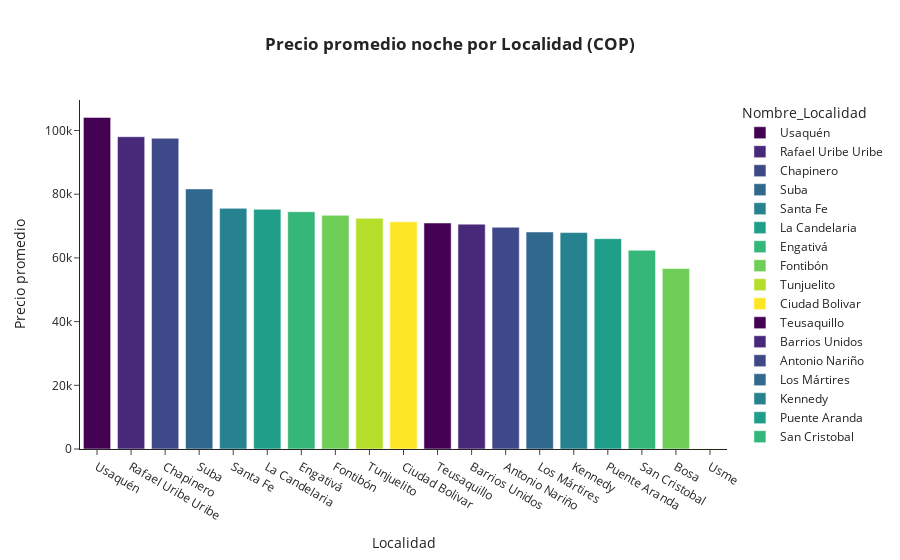

The code cell stored with this chart in its notebook:
### Code cell
# crear dataset
base2 = base1.groupby(['Nombre_Localidad'])[['Average Daily Rate (Native)']].mean().sort_values('Average Daily Rate (Native)', ascending = False).reset_index()

# crear gráfica
fig = px.bar(base2, x = 'Nombre_Localidad', y='Average Daily Rate (Native)', color='Nombre_Localidad',
             title= '<b>Precio promedio noche por Localidad (COP)<b>',
             color_discrete_sequence=px.colors.sequential.Viridis)

# agregar detalles a la gráfica
fig.update_layout(
    xaxis_title = 'Localidad',
    yaxis_title = 'Precio promedio',
    template = 'simple_white',
    title_x = 0.5)

fig.show()

### Figure 1 — Plotly figure (JSON) as saved in the notebook; plotly's stock layout.template omitted (floating-point values rounded to 4 significant figures)
{"data": [{"alignmentgroup": "True", "hovertemplate": "Nombre_Localidad=%{x}<br>Average Daily Rate (Native)=%{y}<extra></extra>", "legendgroup": "Usaquén", "marker": {"color": "#440154", "pattern": {"shape": ""}}, "name": "Usaquén", "offsetgroup": "Usaquén", "orientation": "v", "showlegend": true, "textposition": "auto", "type": "bar", "x": ["Usaquén"], "xaxis": "x", "y": [104100.0], "yaxis": "y"}, {"alignmentgroup": "True", "hovertemplate": "Nombre_Localidad=%{x}<br>Average Daily Rate (Native)=%{y}<extra></extra>", "legendgroup": "Rafael Uribe Uribe", "marker": {"color": "#482878", "pattern": {"shape": ""}}, "name": "Rafael Uribe Uribe", "offsetgroup": "Rafael Uribe Uribe", "orientation": "v", "showlegend": true, "textposition": "auto", "type": "bar", "x": ["Rafael Uribe Uribe"], "xaxis": "x", "y": [98040.0], "yaxis": "y"}, {"alignmentgroup": "True", "hovertemplate": "Nombre_Localidad=%{x}<br>Average Daily Rate (Native)=%{y}<extra></extra>", "legendgroup": "Chapinero", "marker": {"color": "#3e4989", "pattern": {"shape": ""}}, "name": "Chapinero", "offsetgroup": "Chapinero", "orientation": "v", "showlegend": true, "textposition": "auto", "type": "bar", "x": ["Chapinero"], "xaxis": "x", "y": [97560.0], "yaxis": "y"}, {"alignmentgroup": "True", "hovertemplate": "Nombre_Localidad=%{x}<br>Average Daily Rate (Native)=%{y}<extra></extra>", "legendgroup": "Suba", "marker": {"color": "#31688e", "pattern": {"shape": ""}}, "name": "Suba", "offsetgroup": "Suba", "orientation": "v", "showlegend": true, "textposition": "auto", "type": "bar", "x": ["Suba"], "xaxis": "x", "y": [81660.0], "yaxis": "y"}, {"alignmentgroup": "True", "hovertemplate": "Nombre_Localidad=%{x}<br>Average Daily Rate (Native)=%{y}<extra></extra>", "legendgroup": "Santa Fe", "marker": {"color": "#26828e", "pattern": {"shape": ""}}, "name": "Santa Fe", "offsetgroup": "Santa Fe", "orientation": "v", "showlegend": true, "textposition": "auto", "type": "bar", "x": ["Santa Fe"], "xaxis": "x", "y": [75550.0], "yaxis": "y"}, {"alignmentgroup": "True", "hovertemplate": "Nombre_Localidad=%{x}<br>Average Daily Rate (Native)=%{y}<extra></extra>", "legendgroup": "La Candelaria", "marker": {"color": "#1f9e89", "pattern": {"shape": ""}}, "name": "La Candelaria", "offsetgroup": "La Candelaria", "orientation": "v", "showlegend": true, "textposition": "auto", "type": "bar", "x": ["La Candelaria"], "xaxis": "x", "y": [75250.0], "yaxis": "y"}, {"alignmentgroup": "True", "hovertemplate": "Nombre_Localidad=%{x}<br>Average Daily Rate (Native)=%{y}<extra></extra>", "legendgroup": "Engativá", "marker": {"color": "#35b779", "pattern": {"shape": ""}}, "name": "Engativá", "offsetgroup": "Engativá", "orientation": "v", "showlegend": true, "textposition": "auto", "type": "bar", "x": ["Engativá"], "xaxis": "x", "y": [74500.0], "yaxis": "y"}, {"alignmentgroup": "True", "hovertemplate": "Nombre_Localidad=%{x}<br>Average Daily Rate (Native)=%{y}<extra></extra>", "legendgroup": "Fontibón", "marker": {"color": "#6ece58", "pattern": {"shape": ""}}, "name": "Fontibón", "offsetgroup": "Fontibón", "orientation": "v", "showlegend": true, "textposition": "auto", "type": "bar", "x": ["Fontibón"], "xaxis": "x", "y": [73370.0], "yaxis": "y"}, {"alignmentgroup": "True", "hovertemplate": "Nombre_Localidad=%{x}<br>Average Daily Rate (Native)=%{y}<extra></extra>", "legendgroup": "Tunjuelito", "marker": {"color": "#b5de2b", "pattern": {"shape": ""}}, "name": "Tunjuelito", "offsetgroup": "Tunjuelito", "orientation": "v", "showlegend": true, "textposition": "auto", "type": "bar", "x": ["Tunjuelito"], "xaxis": "x", "y": [72430.0], "yaxis": "y"}, {"alignmentgroup": "True", "hovertemplate": "Nombre_Localidad=%{x}<br>Average Daily Rate (Native)=%{y}<extra></extra>", "legendgroup": "Ciudad Bolivar", "marker": {"color": "#fde725", "pattern": {"shape": ""}}, "name": "Ciudad Bolivar", "offsetgroup": "Ciudad Bolivar", "orientation": "v", "showlegend": true, "textposition": "auto", "type": "bar", "x": ["Ciudad Bolivar"], "xaxis": "x", "y": [71320.0], "yaxis": "y"}, {"alignmentgroup": "True", "hovertemplate": "Nombre_Localidad=%{x}<br>Average Daily Rate (Native)=%{y}<extra></extra>", "legendgroup": "Teusaquillo", "marker": {"color": "#440154", "pattern": {"shape": ""}}, "name": "Teusaquillo", "offsetgroup": "Teusaquillo", "orientation": "v", "showlegend": true, "textposition": "auto", "type": "bar", "x": ["Teusaquillo"], "xaxis": "x", "y": [70960.0], "yaxis": "y"}, {"alignmentgroup": "True", "hovertemplate": "Nombre_Localidad=%{x}<br>Average Daily Rate (Native)=%{y}<extra></extra>", "legendgroup": "Barrios Unidos", "marker": {"color": "#482878", "pattern": {"shape": ""}}, "name": "Barrios Unidos", "offsetgroup": "Barrios Unidos", "orientation": "v", "showlegend": true, "textposition": "auto", "type": "bar", "x": ["Barrios Unidos"], "xaxis": "x", "y": [70590.0], "yaxis": "y"}, {"alignmentgroup": "True", "hovertemplate": "Nombre_Localidad=%{x}<br>Average Daily Rate (Native)=%{y}<extra></extra>", "legendgroup": "Antonio Nariño", "marker": {"color": "#3e4989", "pattern": {"shape": ""}}, "name": "Antonio Nariño", "offsetgroup": "Antonio Nariño", "orientation": "v", "showlegend": true, "textposition": "auto", "type": "bar", "x": ["Antonio Nariño"], "xaxis": "x", "y": [69610.0], "yaxis": "y"}, {"alignmentgroup": "True", "hovertemplate": "Nombre_Localidad=%{x}<br>Average Daily Rate (Native)=%{y}<extra></extra>", "legendgroup": "Los Mártires", "marker": {"color": "#31688e", "pattern": {"shape": ""}}, "name": "Los Mártires", "offsetgroup": "Los Mártires", "orientation": "v", "showlegend": true, "textposition": "auto", "type": "bar", "x": ["Los Mártires"], "xaxis": "x", "y": [68150.0], "yaxis": "y"}, {"alignmentgroup": "True", "hovertemplate": "Nombre_Localidad=%{x}<br>Average Daily Rate (Native)=%{y}<extra></extra>", "legendgroup": "Kennedy", "marker": {"color": "#26828e", "pattern": {"shape": ""}}, "name": "Kennedy", "offsetgroup": "Kennedy", "orientation": "v", "showlegend": true, "textposition": "auto", "type": "bar", "x": ["Kennedy"], "xaxis": "x", "y": [67950.0], "yaxis": "y"}, {"alignmentgroup": "True", "hovertemplate": "Nombre_Localidad=%{x}<br>Average Daily Rate (Native)=%{y}<extra></extra>", "legendgroup": "Puente Aranda", "marker": {"color": "#1f9e89", "pattern": {"shape": ""}}, "name": "Puente Aranda", "offsetgroup": "Puente Aranda", "orientation": "v", "showlegend": true, "textposition": "auto", "type": "bar", "x": ["Puente Aranda"], "xaxis": "x", "y": [66040.0], "yaxis": "y"}, {"alignmentgroup": "True", "hovertemplate": "Nombre_Localidad=%{x}<br>Average Daily Rate (Native)=%{y}<extra></extra>", "legendgroup": "San Cristobal", "marker": {"color": "#35b779", "pattern": {"shape": ""}}, "name": "San Cristobal", "offsetgroup": "San Cristobal", "orientation": "v", "showlegend": true, "textposition": "auto", "type": "bar", "x": ["San Cristobal"], "xaxis": "x", "y": [62380.0], "yaxis": "y"}, {"alignmentgroup": "True", "hovertemplate": "Nombre_Localidad=%{x}<br>Average Daily Rate (Native)=%{y}<extra></extra>", "legendgroup": "Bosa", "marker": {"color": "#6ece58", "pattern": {"shape": ""}}, "name": "Bosa", "offsetgroup": "Bosa", "orientation": "v", "showlegend": true, "textposition": "auto", "type": "bar", "x": ["Bosa"], "xaxis": "x", "y": [56700.0], "yaxis": "y"}, {"alignmentgroup": "True", "hovertemplate": "Nombre_Localidad=%{x}<br>Average Daily Rate (Native)=%{y}<extra></extra>", "legendgroup": "Usme", "marker": {"color": "#b5de2b", "pattern": {"shape": ""}}, "name": "Usme", "offsetgroup": "Usme", "orientation": "v", "showlegend": true, "textposition": "auto", "type": "bar", "x": ["Usme"], "xaxis": "x", "y": [44], "yaxis": "y"}], "layout": {"barmode": "relative", "legend": {"title": {"text": "Nombre_Localidad"}, "tracegroupgap": 0}, "title": {"text": "<b>Precio promedio noche por Localidad (COP)<b>", "x": 0.5}, "xaxis": {"anchor": "y", "categoryarray": ["Usaquén", "Rafael Uribe Uribe", "Chapinero", "Suba", "Santa Fe", "La Candelaria", "Engativá", "Fontibón", "Tunjuelito", "Ciudad Bolivar", "Teusaquillo", "Barrios Unidos", "Antonio Nariño", "Los Mártires", "Kennedy", "Puente Aranda", "San Cristobal", "Bosa", "Usme"], "categoryorder": "array", "domain": [0, 1], "title": {"text": "Localidad"}}, "yaxis": {"anchor": "x", "domain": [0, 1], "title": {"text": "Precio promedio"}}}}
